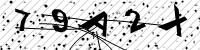
#> input picture 14_79A2X.jpg, 200 x 50 px; its folder holds only this picture in this run
$ jupyter execute --allow-errors data.ipynb   (shell and % lines are left out)
#> lines starting #> are read from the running program, lines starting #| are printed output that depends on the picture; after the words box and inside, x2 and y2 are one past the last pixel; in counts of white or black regions, pixels touching at a corner belong together
#> further down, im is the input picture: shape (50, 200, 3); min 0, max 255, mean 202.9
#> `ret,thresh_inv = cv2.threshold(im,127,255,cv2.THRESH_BINARY_INV)`:
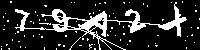
#> thresh_inv: shape (50, 200, 3); 16.1% white; 85 white regions (84 under 20 px), largest, box (x1, y1, x2, y2) and area: (15, 2, 187, 50) 1387
[cell 1]
from google.colab import drive
#> (the rest of this cell did not finish here and is left out)

[cell 2]
import os
import glob
import numpy as np
import pandas as pd
import shutil
import cv2
import matplotlib.pyplot as plt

[cell 3]
os.chdir('/content/drive/My Drive/project_captcha/dataset/processed')

[cell 4]
files = sorted(glob.glob('*.jpg'))

## Deskewing letters

[cell 5]
def find_contours(im):

    contours, hierarchy = cv2.findContours(im, cv2.RETR_EXTERNAL, cv2.CHAIN_APPROX_NONE)
    # print(contours)
    contours = sorted(contours, key=lambda ctr: cv2.contourArea(ctr), reverse=True)[:5]
    good_cnts = sorted(contours, key=lambda ctr: cv2.boundingRect(ctr)[0])
    cv2.drawContours(im, good_cnts, -1, (0,0,255), 0)
    return good_cnts

[cell 6]
# [35 lines left out: function get_mini_boxes, not called in this run]

[cell 7]
# [15 lines left out: function crop_rect, not called in this run]

[cell 8]
# [16 lines left out: function padding, not called in this run]

#> (a cell that did not finish here is left out)
